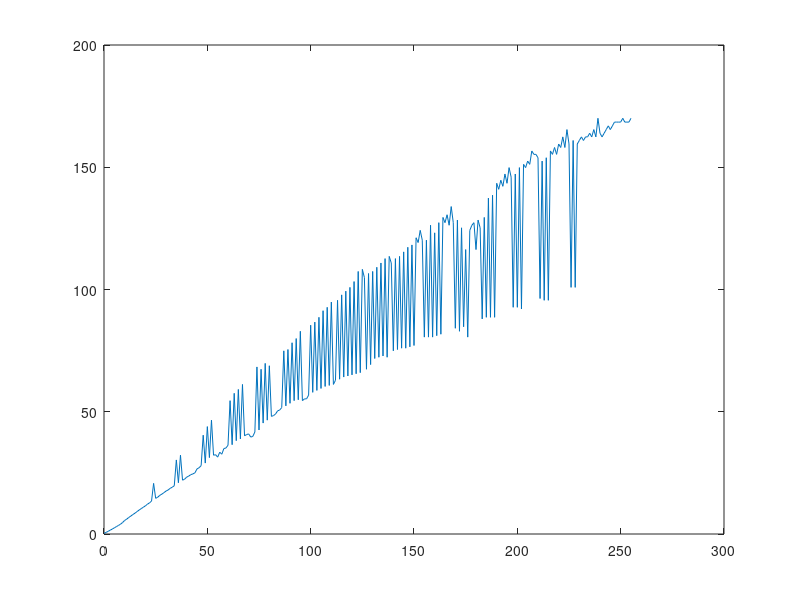

Recreate this plot in MATLAB. (Note: this script raises an error after producing the figure.)
%% SESSION 3 

rate = [58.00
99.00
133.00
162.00
185.00
208.00
228.00
245.00
262.00
282.00
304.00
317.00
332.00
344.00
356.00
366.00
377.00
387.00
396.00
404.00
412.00
421.00
428.00
437.00
507.00
450.00
455.00
463.00
468.00
474.00
480.00
484.00
490.00
494.00
499.00
569.00
509.00
579.00
517.00
520.00
526.00
529.00
533.00
535.00
538.00
548.00
551.00
556.00
615.00
562.00
628.00
574.00
637.00
579.00
580.00
575.00
585.00
581.00
592.00
593.00
598.00
661.00
599.00
669.00
606.00
673.00
609.00
678.00
614.00
616.00
617.00
612.00
613.00
620.00
694.00
623.00
692.00
633.00
697.00
637.00
695.00
642.00
643.00
645.00
649.00
650.00
653.00
707.00
655.00
708.00
658.00
713.00
661.00
716.00
662.00
721.00
661.00
663.00
663.00
667.00
725.00
670.00
727.00
672.00
730.00
674.00
734.00
676.00
736.00
677.00
739.00
678.00
682.00
740.00
683.00
743.00
685.00
745.00
686.00
747.00
687.00
750.00
688.00
755.00
689.00
756.00
752.00
692.00
754.00
696.00
755.00
701.00
757.00
702.00
759.00
703.00
761.00
702.00
762.00
759.00
707.00
761.00
708.00
762.00
709.00
764.00
709.00
766.00
710.00
767.00
711.00
770.00
768.00
773.00
769.00
717.00
769.00
717.00
775.00
717.00
772.00
718.00
776.00
719.00
778.00
776.00
779.00
775.00
782.00
776.00
723.00
777.00
721.00
774.00
724.00
765.00
717.00
773.00
775.00
776.00
765.00
777.00
774.00
729.00
778.00
730.00
785.00
730.00
786.00
730.00
790.00
788.00
791.00
789.00
793.00
790.00
795.00
792.00
736.00
793.00
736.00
795.00
735.00
796.00
795.00
797.00
796.00
800.00
799.00
799.00
798.00
741.00
797.00
740.00
798.00
740.00
800.00
799.00
801.00
799.00
802.00
801.00
804.00
801.00
806.00
802.00
747.00
803.00
747.00
802.00
803.00
804.00
803.00
804.00
804.00
805.00
804.00
806.00
804.00
809.00
805.00
804.00
805.00
806.00
807.00
806.00
807.00
808.00
808.00
808.00
808.00
809.00
808.00
808.00
808.00
809.00
];

u = (0:1:255);

v = rate * 5 / 1023;

  m = -0.64;
  b = 4.85; 
   
  R_ldr = (5.0-v).*(10000./v);
  %i_lux = pow(10.0, ((log10(R_ldr)-b)/m ));
  
  i_lux = 10.^((log10(R_ldr)-b)/m);
%   
%   m2 = -0.363;
%   b2 = log10(20515.0); 
%    
%   R_ldr2 = (5.0-v).*(10000./v);
  %i_lux = pow(10.0, ((log10(R_ldr)-b)/m ));
  
  %i_lux2 = 10.^((log10(R_ldr)-b2)/m2);
  figure();
  plot(u, i_lux);
  
  f = fit(u', i_lux, 'poly1')
  %f2 = fit(u', i_lux2, 'poly1')
  
  hold on;
  
  plot(f);
  
%   figure();
%   
%   plot(u, i_lux2);
%   hold on;
%   plot(f2);
